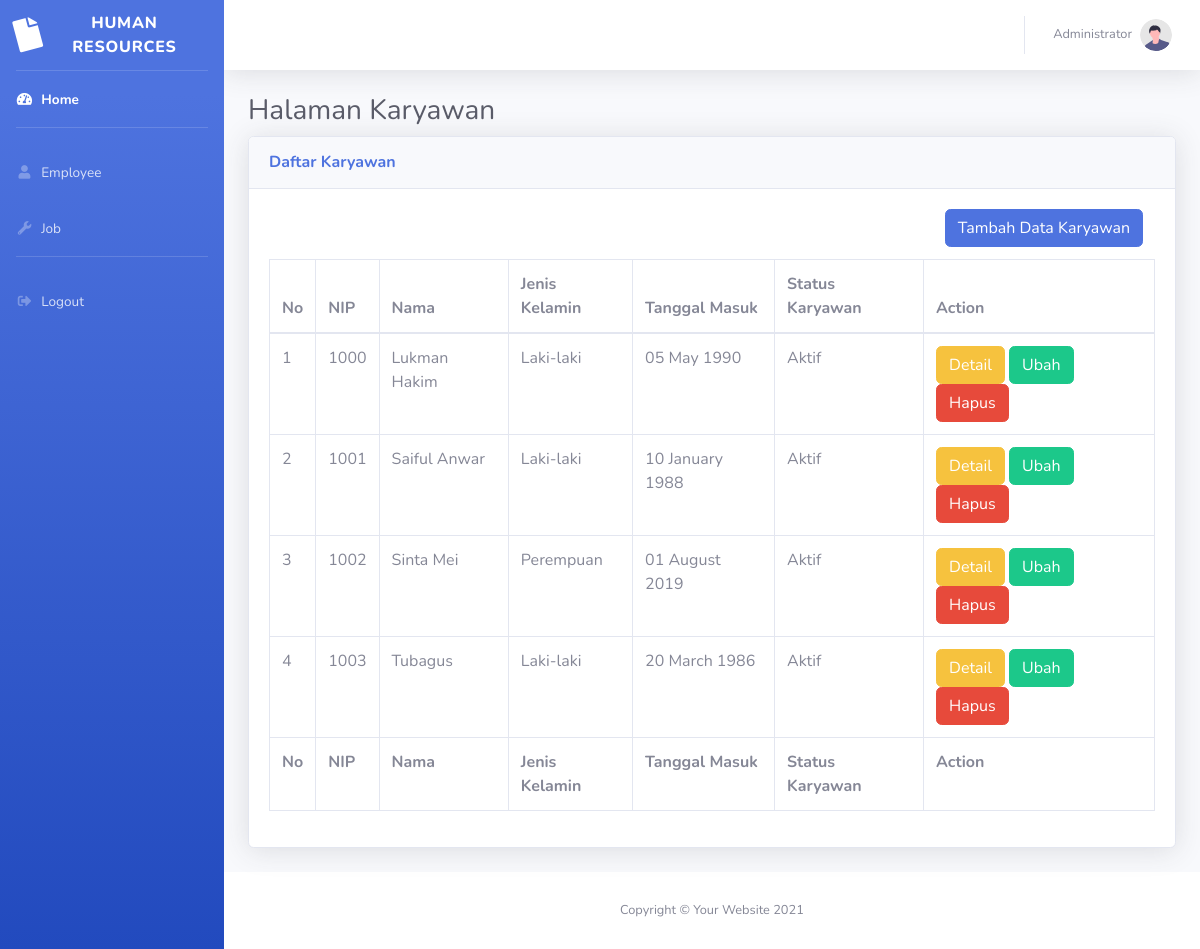
/index.php/employee, run on the app's committed database.
### tables this page shows
CREATE TABLE `employee` (
  `nip` varchar(30) NOT NULL,
  `name` varchar(128) NOT NULL,
  `gender` int(1) NOT NULL,
  `join_date` date NOT NULL,
  `is_active` int(1) NOT NULL,
  `date_created` timestamp NOT NULL DEFAULT current_timestamp()
);

### application/controllers/Employee.php (called while the page is built, shortened)
<?php
class Employee extends CI_Controller
{
    public function __construct()
    {
        $this->load->model('Employee_model');
        $this->load->model('JobHistory_model');
        $this->load->library('form_validation');
    }
    public function index()
    {
        $data['title'] = 'HR - Karyawan';
        $data['subtitle'] = 'Halaman Karyawan';
        $data['employee'] = $this->Employee_model->getAllEmployee();
        $this->load->view('templates/header', $data);
        $this->load->view('employee/index', $data);
        $this->load->view('templates/footer');
    }
}

### index.php (called while the page is built, shortened)
<?php
require_once BASEPATH.'core/CodeIgniter.php';

### application/models/Employee_model.php (called while the page is built, shortened)
<?php
class Employee_model extends CI_Model
{
    public function getAllEmployee()
    {
        $this->db->from('employee');
        $this->db->order_by('employee.nip ASC');
        return $this->db->get()->result_array();
    }
}

### application/views/employee/index.php (the view, shortened to what this page needs)
<div class="container-fluid">
    <h1 class="h3 mb-2 text-gray-800"><?= $subtitle ?></h1>
    <div class="card shadow mb-4">
        <div class="card-header py-3">
            <h6 class="m-0 font-weight-bold text-primary">Daftar Karyawan</h6>
        </div>
        <div class="card-body">
            <div class="div col-lg-12 text-right" style="height: 50px;">
                <a href="<?= base_url() ?>employee/tambah" class="btn btn-primary" name="tambah" style="vertical-align: middle">Tambah Data Karyawan</a>
            </div>
            <div class="table-responsive">
                <table class="table table-bordered" id="dataTable" width="100%" cellspacing="0">
                    <thead>
                        <tr>
                            <th>No</th>
                            <th>NIP</th>
                            <th>Nama</th>
                            <th>Jenis Kelamin</th>
                            <th>Tanggal Masuk</th>
                            <th>Status Karyawan</th>
                            <th>Action</th>
                        </tr>
                    </thead>
                    <tfoot>
                        <tr>
                            <th>No</th>
                            <th>NIP</th>
                            <th>Nama</th>
                            <th>Jenis Kelamin</th>
                            <th>Tanggal Masuk</th>
                            <th>Status Karyawan</th>
                            <th>Action</th>
                        </tr>
                    </tfoot>
                    <tbody>
                        <?php
                        $i = 1;
                        foreach ($employee as $row) :
                        ?>
                            <tr>
                                <td><?= $i++ ?></td>
                                <td><?= $row['nip'] ?></td>
                                <td><?= $row['name'] ?></td>
                                <td><?= $row['gender'] == 1 ? "Laki-laki" : "Perempuan" ?></td>
                                <td>
                                    <?php
                                    $date = date_create($row['join_date']);
                                    echo date_format($date, "d F Y");
                                    ?>
                                </td>
                                <td><?= $row['is_active'] == 1 ? "Aktif" : "Tidak Aktif" ?></td>
                                <td>
                                    <a href="<?= base_url(); ?>employee/detail/<?= $row['nip'] ?>" class="btn btn-warning">Detail</a>
                                    <a href="<?= base_url(); ?>employee/ubah/<?= $row['nip'] ?>" class="btn btn-success">Ubah</a>
                                    <a href="<?= base_url(); ?>employee/hapus/<?= $row['nip'] ?>" class="btn btn-danger" onclick="return confirm('yakin?')">Hapus</a>
                                </td>
                            </tr>
                        <?php endforeach; ?>
                    </tbody>
                </table>
            </div>
        </div>
    </div>
</div>

### data on the page
employee: nip "1000", name "Lukman Hakim", gender "Laki-laki", join_date "05 May 1990", is_active "Aktif"
employee: nip "1001", name "Saiful Anwar", gender "Laki-laki", join_date "10 January 1988", is_active "Aktif"
employee: nip "1002", name "Sinta Mei", gender "Perempuan", join_date "01 August 2019", is_active "Aktif"
employee: nip "1003", name "Tubagus", gender "Laki-laki", join_date "20 March 1986", is_active "Aktif"

### other printed values
$subtitle "Halaman Karyawan"
